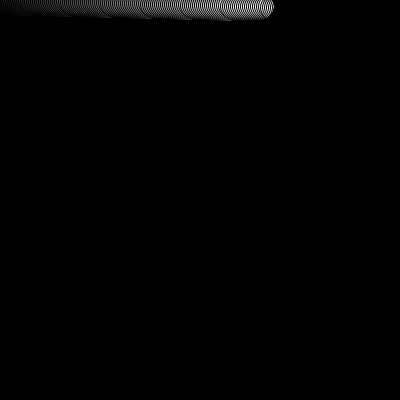
Frame 1 (no input)
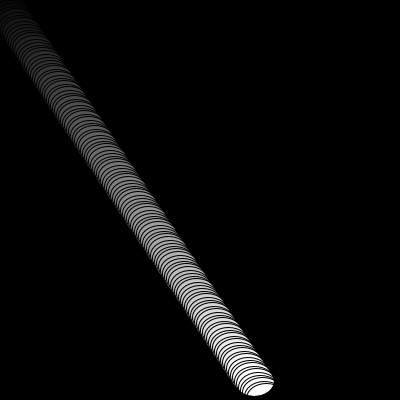
Frame 60 (the mouse pressed at the canvas centre just before this capture)
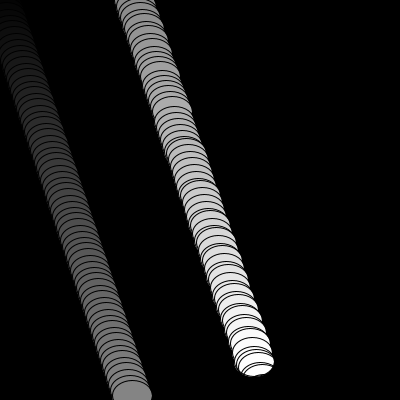
Frame 120 (the mouse held since frame 60 and released just before this capture)

The Processing sketch that drew these frames (run headless with seeded random() and noise(); from frame 60 on, the mouse is pressed at the canvas centre):

// Processing sketch: processing_25367
// ── processing_25367.pde

//Julie Tellier TP3 simulation
//TP3 simulation de ce que tu veux bien t'imaginer
//Merci à Florence Labelle & Evelyne Dufrese pour leur aide
 
 
//tableau
Goutte[] gouttes = new Goutte[500] ;
 
 
 
void setup() {
size(400,400);  //taille écran

 
 
 
smooth();  //lissage
//boucle imbriquées
for (int i = 0; i < gouttes.length; i++) {
gouttes[i] = new Goutte(color(i*2),0,i*2,i/20.0);
}
}
 
void draw() {
  background(0);
  //boucles imbriquées
for (int i = 0; i < gouttes.length; i++) {
gouttes[i].move();
gouttes[i].display();

}
}
 
//déclaration variable
class Goutte {
color c;
float xpos;
float ypos;
float yspeed;
 
Goutte(color c_, float xpos_, float ypos_, float yspeed_) {
c = c_;
xpos = xpos_;
ypos = ypos_;         //vitesse défilement
yspeed = yspeed_;
}
//déplacement de haut en bas sur l'axe des y
 
void display() {
stroke(0);
fill(c);
ellipse(ypos,xpos,40,30);
 
 
}      //déplacement
void move() {
xpos = xpos + yspeed;
if (xpos > width) {
xpos = 0;
}
 
}
}
